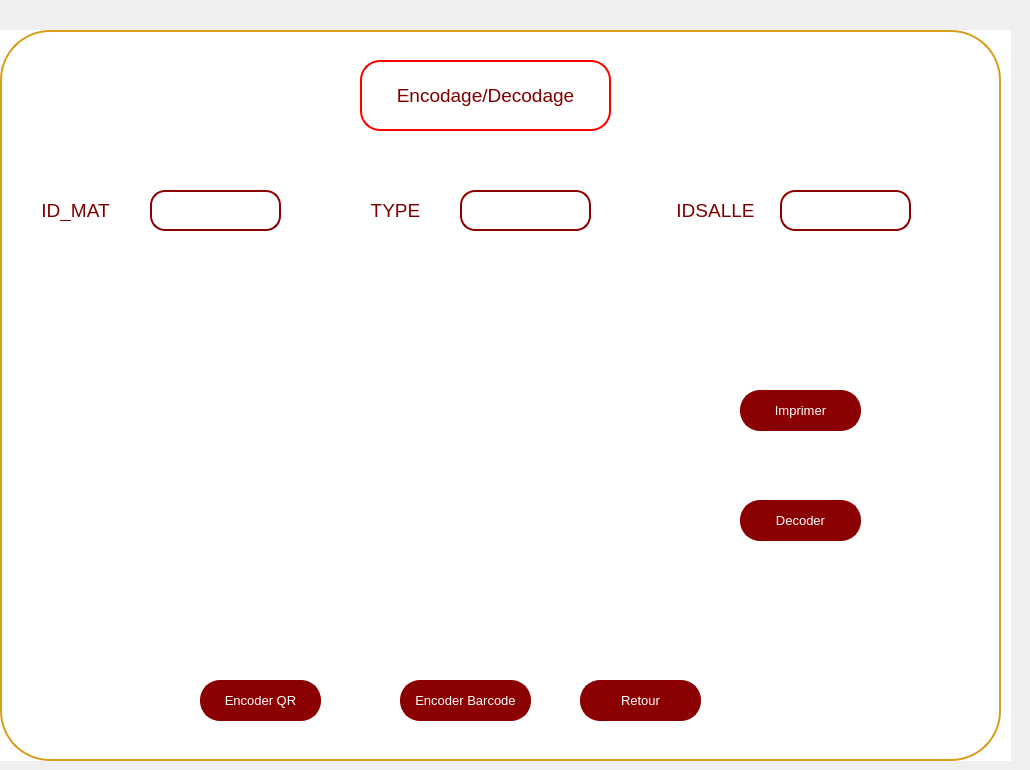
    <widget class="QWidget" name="barcodepage">
     <widget class="QWidget" name="widget_6" native="true">
      <property name="geometry">
       <rect>
        <x>-10</x>
        <y>30</y>
        <width>1021</width>
        <height>731</height>
       </rect>
      </property>
      <property name="font">
       <font>
        <pointsize>10</pointsize>
       </font>
      </property>
      <property name="styleSheet">
       <string notr="true">background-color: rgb(255, 255, 255);</string>
      </property>
      <widget class="QPushButton" name="pushButton_39">
       <property name="geometry">
        <rect>
         <x>10</x>
         <y>0</y>
         <width>1001</width>
         <height>731</height>
        </rect>
       </property>
       <property name="styleSheet">
        <string notr="true">/*QPushButton {
    background-color: white;
    color: darkred;
    border: 2px solid darkred;
    border-radius: 50px; 
    padding: 10px;
}*/
QPushButton {
    background-color: white;
    color: darkred;
    border: 2px solid rgb(215, 157, 27);
    border-radius: 50px;
    padding: 10px; 
}</string>
       </property>
       <property name="text">
        <string/>
       </property>
      </widget>
      <widget class="QPushButton" name="retour5">
       <property name="geometry">
        <rect>
         <x>210</x>
         <y>650</y>
         <width>121</width>
         <height>41</height>
        </rect>
       </property>
       <property name="styleSheet">
        <string notr="true">
QPushButton {
    background-color: darkred;
    color: white;
    border: 2px solid darkred;
    border-radius: 20px; 
    padding: 10px; 
}

QPushButton:hover {
    background-color: red; 
}

QLineEdit {
    border: 2px solid darkred;
    border-radius: 15px; 
    padding: 5px; 
    color: white;
}

QLineEdit:focus {
    border: 2px solid darkred;
    border-radius: 15px; 
    padding: 5px; 
    color: white;
}
</string>
       </property>
       <property name="text">
        <string>Encoder QR</string>
       </property>
      </widget>
      <widget class="QLabel" name="barcode">
       <property name="geometry">
        <rect>
         <x>300</x>
         <y>280</y>
         <width>631</width>
         <height>311</height>
        </rect>
       </property>
       <property name="text">
        <string/>
       </property>
      </widget>
      <widget class="QPushButton" name="genererBarcode">
       <property name="geometry">
        <rect>
         <x>30</x>
         <y>510</y>
         <width>121</width>
         <height>41</height>
        </rect>
       </property>
       <property name="styleSheet">
        <string notr="true">
QPushButton {
    background-color: darkred;
    color: white;
    border: 2px solid darkred;
    border-radius: 20px; 
    padding: 10px; 
}

QPushButton:hover {
    background-color: red; 
}

QLineEdit {
    border: 2px solid darkred;
    border-radius: 15px; 
    padding: 5px; 
    color: white;
}

QLineEdit:focus {
    border: 2px solid darkred;
    border-radius: 15px; 
    padding: 5px; 
    color: white;
}
</string>
       </property>
       <property name="text">
        <string>Retour</string>
       </property>
      </widget>
      <widget class="QLineEdit" name="ID_MAT_barcode">
       <property name="geometry">
        <rect>
         <x>160</x>
         <y>160</y>
         <width>131</width>
         <height>41</height>
        </rect>
       </property>
       <property name="styleSheet">
        <string notr="true">QLineEdit {
    border: 2px solid darkred;
    border-radius: 15px; /* Make it larger for a circular shape */
    padding: 5px; /* Adjust as needed */
    color: grey;
}

QLineEdit:focus {
    border: 2px solid darkred;
    border-radius: 15px; /* Make it larger for a circular shape */
    padding: 5px; /* Adjust as needed */
    color: grey;
}</string>
       </property>
       <property name="text">
        <string/>
       </property>
      </widget>
      <widget class="QLineEdit" name="idsalle_barcode">
       <property name="geometry">
        <rect>
         <x>790</x>
         <y>160</y>
         <width>131</width>
         <height>41</height>
        </rect>
       </property>
       <property name="styleSheet">
        <string notr="true">QLineEdit {
    border: 2px solid darkred;
    border-radius: 15px; /* Make it larger for a circular shape */
    padding: 5px; /* Adjust as needed */
    color: grey;
}

QLineEdit:focus {
    border: 2px solid darkred;
    border-radius: 15px; /* Make it larger for a circular shape */
    padding: 5px; /* Adjust as needed */
    color: grey;
}</string>
       </property>
       <property name="text">
        <string/>
       </property>
      </widget>
      <widget class="QLineEdit" name="Type_barcode">
       <property name="geometry">
        <rect>
         <x>470</x>
         <y>160</y>
         <width>131</width>
         <height>41</height>
        </rect>
       </property>
       <property name="styleSheet">
        <string notr="true">QLineEdit {
    border: 2px solid darkred;
    border-radius: 15px; /* Make it larger for a circular shape */
    padding: 5px; /* Adjust as needed */
    color: grey;
}

QLineEdit:focus {
    border: 2px solid darkred;
    border-radius: 15px; /* Make it larger for a circular shape */
    padding: 5px; /* Adjust as needed */
    color: grey;
}</string>
       </property>
       <property name="text">
        <string/>
       </property>
      </widget>
      <widget class="QPushButton" name="pushButton_17">
       <property name="geometry">
        <rect>
         <x>30</x>
         <y>160</y>
         <width>111</width>
         <height>41</height>
        </rect>
       </property>
       <property name="font">
        <font>
         <family>MS Shell Dlg 2</family>
         <pointsize>14</pointsize>
         <weight>50</weight>
         <italic>false</italic>
         <bold>false</bold>
        </font>
       </property>
       <property name="styleSheet">
        <string notr="true">QPushButton {
    color: rgb(125, 0, 0); 
    border-radius: 20px; 
    padding: 10px; 
    transition: background-color 0.3s, color 0.3s; 
}
</string>
       </property>
       <property name="text">
        <string>ID_MAT</string>
       </property>
       <property name="icon">
        <iconset>
         <normaloff>../780575.png</normaloff>../780575.png</iconset>
       </property>
       <property name="iconSize">
        <size>
         <width>100</width>
         <height>50</height>
        </size>
       </property>
      </widget>
      <widget class="QPushButton" name="pushButton_18">
       <property name="geometry">
        <rect>
         <x>350</x>
         <y>160</y>
         <width>111</width>
         <height>41</height>
        </rect>
       </property>
       <property name="font">
        <font>
         <family>MS Shell Dlg 2</family>
         <pointsize>14</pointsize>
         <weight>50</weight>
         <italic>false</italic>
         <bold>false</bold>
        </font>
       </property>
       <property name="styleSheet">
        <string notr="true">QPushButton {
    color: rgb(125, 0, 0); 
    border-radius: 20px; 
    padding: 10px; 
    transition: background-color 0.3s, color 0.3s; 
}
</string>
       </property>
       <property name="text">
        <string>TYPE</string>
       </property>
       <property name="icon">
        <iconset>
         <normaloff>../780575.png</normaloff>../780575.png</iconset>
       </property>
       <property name="iconSize">
        <size>
         <width>100</width>
         <height>50</height>
        </size>
       </property>
      </widget>
      <widget class="QPushButton" name="pushButton_21">
       <property name="geometry">
        <rect>
         <x>670</x>
         <y>160</y>
         <width>111</width>
         <height>41</height>
        </rect>
       </property>
       <property name="font">
        <font>
         <family>MS Shell Dlg 2</family>
         <pointsize>14</pointsize>
         <weight>50</weight>
         <italic>false</italic>
         <bold>false</bold>
        </font>
       </property>
       <property name="styleSheet">
        <string notr="true">QPushButton {
    color: rgb(125, 0, 0); 
    border-radius: 20px; 
    padding: 10px; 
    transition: background-color 0.3s, color 0.3s; 
}
</string>
       </property>
       <property name="text">
        <string>IDSALLE</string>
       </property>
       <property name="icon">
        <iconset>
         <normaloff>../780575.png</normaloff>../780575.png</iconset>
       </property>
       <property name="iconSize">
        <size>
         <width>100</width>
         <height>50</height>
        </size>
       </property>
      </widget>
      <widget class="QPushButton" name="employes_2">
       <property name="geometry">
        <rect>
         <x>370</x>
         <y>30</y>
         <width>251</width>
         <height>71</height>
        </rect>
       </property>
       <property name="font">
        <font>
         <family>MS Shell Dlg 2</family>
         <pointsize>14</pointsize>
         <weight>50</weight>
         <italic>false</italic>
         <bold>false</bold>
        </font>
       </property>
       <property name="styleSheet">
        <string notr="true">QPushButton {
    background-color: white;
    color: rgb(125, 0, 0);
    border: 2px solid rgb(255, 0, 0); 
    border-radius: 20px; 
    padding: 10px; 
    transition: background-color 0.3s, color 0.3s; 
}
</string>
       </property>
       <property name="text">
        <string>Encodage/Decodage</string>
       </property>
       <property name="icon">
        <iconset>
         <normaloff>../../780575.png</normaloff>../../780575.png</iconset>
       </property>
       <property name="iconSize">
        <size>
         <width>100</width>
         <height>50</height>
        </size>
       </property>
      </widget>
      <widget class="QPushButton" name="retour5_2">
       <property name="geometry">
        <rect>
         <x>590</x>
         <y>650</y>
         <width>121</width>
         <height>41</height>
        </rect>
       </property>
       <property name="styleSheet">
        <string notr="true">
QPushButton {
    background-color: darkred;
    color: white;
    border: 2px solid darkred;
    border-radius: 20px; 
    padding: 10px; 
}

QPushButton:hover {
    background-color: red; 
}

QLineEdit {
    border: 2px solid darkred;
    border-radius: 15px; 
    padding: 5px; 
    color: white;
}

QLineEdit:focus {
    border: 2px solid darkred;
    border-radius: 15px; 
    padding: 5px; 
    color: white;
}
</string>
       </property>
       <property name="text">
        <string>Retour</string>
       </property>
      </widget>
      <widget class="QPushButton" name="imprimerQR">
       <property name="geometry">
        <rect>
         <x>750</x>
         <y>360</y>
         <width>121</width>
         <height>41</height>
        </rect>
       </property>
       <property name="styleSheet">
        <string notr="true">
QPushButton {
    background-color: darkred;
    color: white;
    border: 2px solid darkred;
    border-radius: 20px; 
    padding: 10px; 
}

QPushButton:hover {
    background-color: red; 
}

QLineEdit {
    border: 2px solid darkred;
    border-radius: 15px; 
    padding: 5px; 
    color: white;
}

QLineEdit:focus {
    border: 2px solid darkred;
    border-radius: 15px; 
    padding: 5px; 
    color: white;
}
</string>
       </property>
       <property name="text">
        <string>Imprimer</string>
       </property>
      </widget>
      <widget class="QPushButton" name="decoderMat">
       <property name="geometry">
        <rect>
         <x>750</x>
         <y>470</y>
         <width>121</width>
         <height>41</height>
        </rect>
       </property>
       <property name="styleSheet">
        <string notr="true">
QPushButton {
    background-color: darkred;
    color: white;
    border: 2px solid darkred;
    border-radius: 20px; 
    padding: 10px; 
}

QPushButton:hover {
    background-color: red; 
}

QLineEdit {
    border: 2px solid darkred;
    border-radius: 15px; 
    padding: 5px; 
    color: white;
}

QLineEdit:focus {
    border: 2px solid darkred;
    border-radius: 15px; 
    padding: 5px; 
    color: white;
}
</string>
       </property>
       <property name="text">
        <string>Decoder</string>
       </property>
      </widget>
      <widget class="QPushButton" name="retour5_3">
       <property name="geometry">
        <rect>
         <x>420</x>
         <y>650</y>
         <width>121</width>
         <height>41</height>
        </rect>
       </property>
       <property name="styleSheet">
        <string notr="true">
QPushButton {
    background-color: darkred;
    color: white;
    border: 2px solid darkred;
    border-radius: 20px; 
    padding: 10px; 
}

QPushButton:hover {
    background-color: red; 
}

QLineEdit {
    border: 2px solid darkred;
    border-radius: 15px; 
    padding: 5px; 
    color: white;
}

QLineEdit:focus {
    border: 2px solid darkred;
    border-radius: 15px; 
    padding: 5px; 
    color: white;
}
</string>
       </property>
       <property name="text">
        <string>Encoder Barcode</string>
       </property>
      </widget>
      <widget class="QPushButton" name="decoderMat_2">
       <property name="geometry">
        <rect>
         <x>750</x>
         <y>500</y>
         <width>121</width>
         <height>41</height>
        </rect>
       </property>
       <property name="styleSheet">
        <string notr="true">
QPushButton {
    background-color: darkred;
    color: white;
    border: 2px solid darkred;
    border-radius: 20px; 
    padding: 10px; 
}

QPushButton:hover {
    background-color: red; 
}

QLineEdit {
    border: 2px solid darkred;
    border-radius: 15px; 
    padding: 5px; 
    color: white;
}

QLineEdit:focus {
    border: 2px solid darkred;
    border-radius: 15px; 
    padding: 5px; 
    color: white;
}
</string>
       </property>
       <property name="text">
        <string>Encoder Barcode</string>
       </property>
      </widget>
      <widget class="QPushButton" name="pushButton">
       <property name="geometry">
        <rect>
         <x>410</x>
         <y>650</y>
         <width>131</width>
         <height>41</height>
        </rect>
       </property>
       <property name="styleSheet">
        <string notr="true">
QPushButton {
    background-color: darkred;
    color: white;
    border: 2px solid darkred;
    border-radius: 20px; 
    padding: 10px; 
}

QPushButton:hover {
    background-color: red; 
}

QLineEdit {
    border: 2px solid darkred;
    border-radius: 15px; 
    padding: 5px; 
    color: white;
}

QLineEdit:focus {
    border: 2px solid darkred;
    border-radius: 15px; 
    padding: 5px; 
    color: white;
}
</string>
       </property>
       <property name="text">
        <string>Encoder Barcode</string>
       </property>
      </widget>
      <zorder>decoderMat_2</zorder>
      <zorder>retour5_3</zorder>
      <zorder>genererBarcode</zorder>
      <zorder>pushButton_39</zorder>
      <zorder>retour5</zorder>
      <zorder>barcode</zorder>
      <zorder>idsalle_barcode</zorder>
      <zorder>Type_barcode</zorder>
      <zorder>pushButton_17</zorder>
      <zorder>ID_MAT_barcode</zorder>
      <zorder>pushButton_18</zorder>
      <zorder>pushButton_21</zorder>
      <zorder>employes_2</zorder>
      <zorder>retour5_2</zorder>
      <zorder>imprimerQR</zorder>
      <zorder>decoderMat</zorder>
      <zorder>pushButton</zorder>
     </widget>
    </widget>
